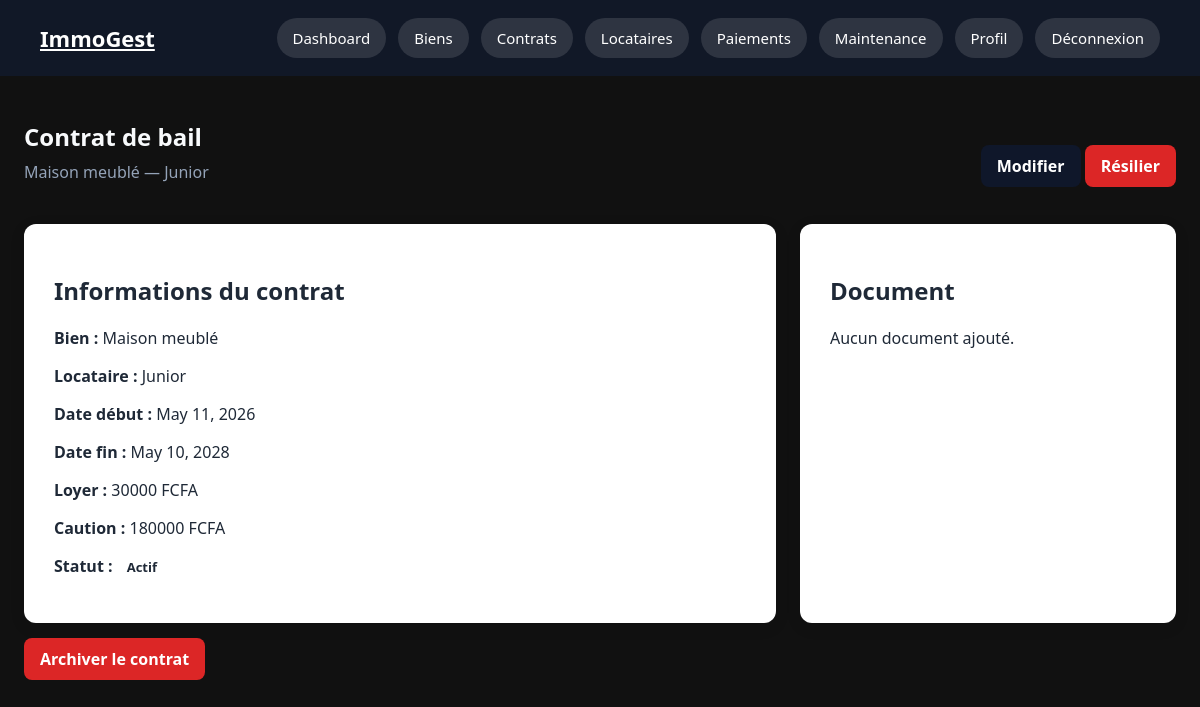
The app's page /properties/contrats/3/ (signed in) with its own data.
### properties/models.py (models this page shows, shortened)
class ContratBail(models.Model):
    ACTIF = 'actif'
    RESILIE = 'resilie'
    EXPIRE = 'expire'
    STATUT_CHOICES = [
        (ACTIF, 'Actif'),
        (RESILIE, 'Résilié'),
        (EXPIRE, 'Expiré'),
    ]
    bien = models.ForeignKey(
        Bien,
        on_delete=models.CASCADE,
        related_name='contrats'
    )
    locataire = models.ForeignKey(
        ProfilLocataire,
        on_delete=models.CASCADE,
        related_name='contrats'
    )
    date_debut = models.DateField()
    date_fin = models.DateField(
        blank=True,
        null=True
    )
    montant_loyer = models.DecimalField(
        max_digits=10,
        decimal_places=0
    )
    montant_caution = models.DecimalField(
        max_digits=10,
        decimal_places=0
    )
    document = models.FileField(
        upload_to='contrats/',
        blank=True,
        null=True
    )
    statut = models.CharField(
        max_length=20,
        choices=STATUT_CHOICES,
        default=ACTIF
    )
    notes = models.TextField(
        blank=True
    )
    is_archived = models.BooleanField(
    default=False
    )
    created_at = models.DateTimeField(
        auto_now_add=True
    )
    updated_at = models.DateTimeField(
        auto_now=True
    )
    class Meta:
        verbose_name = 'Contrat de bail'
        verbose_name_plural = 'Contrats de bail'
        ordering = ['-created_at']

class Bien(models.Model):
    APPARTEMENT = 'appartement'
    VILLA = 'villa'
    STUDIO = 'studio'
    MAISON = 'maison'
    TYPE_BIEN_CHOICES = [
        (APPARTEMENT, 'Appartement'),
        (VILLA, 'Villa'),
        (STUDIO, 'Studio'),
        (MAISON, 'Maison'),
    ]
    LIBRE = 'libre'
    LOUE = 'loue'
    EN_TRAVAUX = 'en_travaux'
    STATUT_CHOICES = [
        (LIBRE, 'Libre'),
        (LOUE, 'Loué'),
        (EN_TRAVAUX, 'En travaux'),
    ]
    proprietaire = models.ForeignKey(
        ProfilProprietaire,
        on_delete=models.CASCADE,
        related_name='biens'
    )
    titre = models.CharField(
        max_length=200
    )
    type_bien = models.CharField(
        max_length=30,
        choices=TYPE_BIEN_CHOICES
    )
    adresse = models.CharField(
        max_length=255
    )
    ville = models.CharField(
        max_length=100,
        default='Lomé'
    )
    superficie = models.PositiveIntegerField(
        help_text='Superficie en m²'
    )
    loyer_mensuel = models.DecimalField(
        max_digits=10,
        decimal_places=0
    )
    caution = models.DecimalField(
        max_digits=10,
        decimal_places=0
    )
    description = models.TextField(
        blank=True
    )
    image = models.ImageField(
        upload_to='biens/',
        blank=True,
        null=True
    )
    statut = models.CharField(
        max_length=20,
        choices=STATUT_CHOICES,
        default=LIBRE
    )
    is_archived = models.BooleanField(
        default=False
    )
    created_at = models.DateTimeField(
        auto_now_add=True
    )
    updated_at = models.DateTimeField(
        auto_now=True
    )
    class Meta:
        verbose_name = 'Bien immobilier'
        verbose_name_plural = 'Biens immobiliers'
        ordering = ['-created_at']

### accounts/models.py (models this page shows, shortened)
class ProfilLocataire(models.Model):
    user = models.OneToOneField(
        User,
        on_delete=models.CASCADE,
        related_name='profil_locataire',
        verbose_name='Utilisateur'
    )
    proprietaire = models.ForeignKey(
        ProfilProprietaire,
        on_delete=models.SET_NULL,
        null=True,
        blank=True,
        related_name='locataires',
        verbose_name='Propriétaire'
    )
    adresse_actuelle = models.CharField(
        max_length=255,
        blank=True,
        verbose_name='Adresse actuelle'
    )
    created_at = models.DateTimeField(
        auto_now_add=True,
        verbose_name='Créé le'
    )
    updated_at = models.DateTimeField(
        auto_now=True,
        verbose_name='Modifié le'
    )
    class Meta:
        verbose_name = 'Profil locataire'
        verbose_name_plural = 'Profils locataires'

class User(AbstractUser):
    PROPRIETAIRE = 'proprietaire'
    LOCATAIRE = 'locataire'
    ROLE_CHOICES = [
        (PROPRIETAIRE, 'Propriétaire'),
        (LOCATAIRE, 'Locataire'),
    ]
    role = models.CharField(
        max_length=20,
        choices=ROLE_CHOICES,
        verbose_name='Rôle'
    )
    telephone = models.CharField(
        max_length=20,
        blank=True,
        verbose_name='Téléphone'
    )
    photo = models.ImageField(
        upload_to='profils/',
        blank=True,
        null=True,
        verbose_name='Photo de profil'
    )
    class Meta:
        verbose_name = 'Utilisateur'
        verbose_name_plural = 'Utilisateurs'

### properties/views.py (the view)
@login_required
@proprietaire_required
def detail_contrat(request, pk):
    profil = request.user.profil_proprietaire
    contrat = get_object_or_404(ContratBail, pk=pk, bien__proprietaire=profil)
    return render(request, 'properties/detail_contrat.html', {
        'contrat': contrat
    })

### templates/properties/detail_contrat.html (shortened to what this page needs)
{% extends "base.html" %}
{% block content %}
<section class="page-header">
    <div>
        <h1>Contrat de bail</h1>
        <p>
            {{ contrat.bien.titre }}
            —
            {{ contrat.locataire.user.username }}
        </p>
    </div>
    <div>
        <a href="{% url 'properties:modifier_contrat' contrat.pk %}" class="btn-link">
            Modifier
        </a>
        <a href="{% url 'properties:resilier_contrat' contrat.pk %}" class="btn-danger-link">
            Résilier
        </a>
    </div>
</section>
<div class="detail-grid">
    <div class="card">
        <h2>Informations du contrat</h2>
        <p>
            <strong>Bien :</strong>
            {{ contrat.bien.titre }}
        </p>
        <p>
            <strong>Locataire :</strong>
            {{ contrat.locataire.user.username }}
        </p>
        <p>
            <strong>Date début :</strong>
            {{ contrat.date_debut }}
        </p>
        <p>
            <strong>Date fin :</strong>
            {% if contrat.date_fin %}
                {{ contrat.date_fin }}
            {% else %}
                CDI
            {% endif %}
        </p>
        <p>
            <strong>Loyer :</strong>
            {{ contrat.montant_loyer }} FCFA
        </p>
        <p>
            <strong>Caution :</strong>
            {{ contrat.montant_caution }} FCFA
        </p>
        <p>
            <strong>Statut :</strong>
            <span class="badge">
                {{ contrat.get_statut_display }}
            </span>
        </p>
    </div>
    <div class="card">
        <h2>Document</h2>
        {% if contrat.document %}
            <a href="{{ contrat.document.url }}" target="_blank" class="btn-link">
                Voir le contrat PDF
            </a>
        {% else %}
            <p>Aucun document ajouté.</p>
        {% endif %}
    </div>
</div>
<div style="margin-top: 20px;">
    <a href="{% url 'properties:archiver_contrat' contrat.pk %}" class="btn-danger-link">
        Archiver le contrat
    </a>
</div>
{% endblock %}

### static/css/style.css (style rules this page uses)
* { box-sizing: border-box; }
body { margin: 0; font-family: Arial, sans-serif; background-color: #f5f7fa; color: #222; }
.page-header { display: flex; justify-content: space-between; align-items: center; gap: 20px; margin-bottom: 30px; flex-wrap: wrap; }
.page-header h1 { margin: 0; color: #f8fafc; }
.page-header p { margin-top: 8px; color: #94a3b8; }
.card { background-color: white; padding: 30px; border-radius: 12px; box-shadow: 0 4px 15px rgba(0, 0, 0, 0.1); }
.btn-link { display: inline-block; margin-top: 12px; background-color: #0f172a; color: white; padding: 10px 16px; border-radius: 8px; text-decoration: none; font-weight: bold; }
.page-header { display: flex; justify-content: space-between; align-items: center; margin-bottom: 25px; }
.badge { padding: 6px 10px; border-radius: 999px; font-size: 13px; font-weight: bold; }
.detail-grid { display: grid; grid-template-columns: 2fr 1fr; gap: 24px; margin-bottom: 25px; }
.btn-danger, .btn-danger-link { background-color: #dc2626; color: white; padding: 10px 16px; border-radius: 8px; text-decoration: none; font-weight: bold; border: none; }
body { background: #f6f4ef; color: #1f2937; }
body { margin: 0; padding: 0; background: #111; font-family: 'Segoe UI', sans-serif; }

### records on screen
ContratBail: bien.titre "Maison meublé", locataire.user.username "Junior", date_debut "May 11, 2026", date_fin "May 10, 2028", montant_loyer "30000", montant_caution "180000", statut "Actif"
